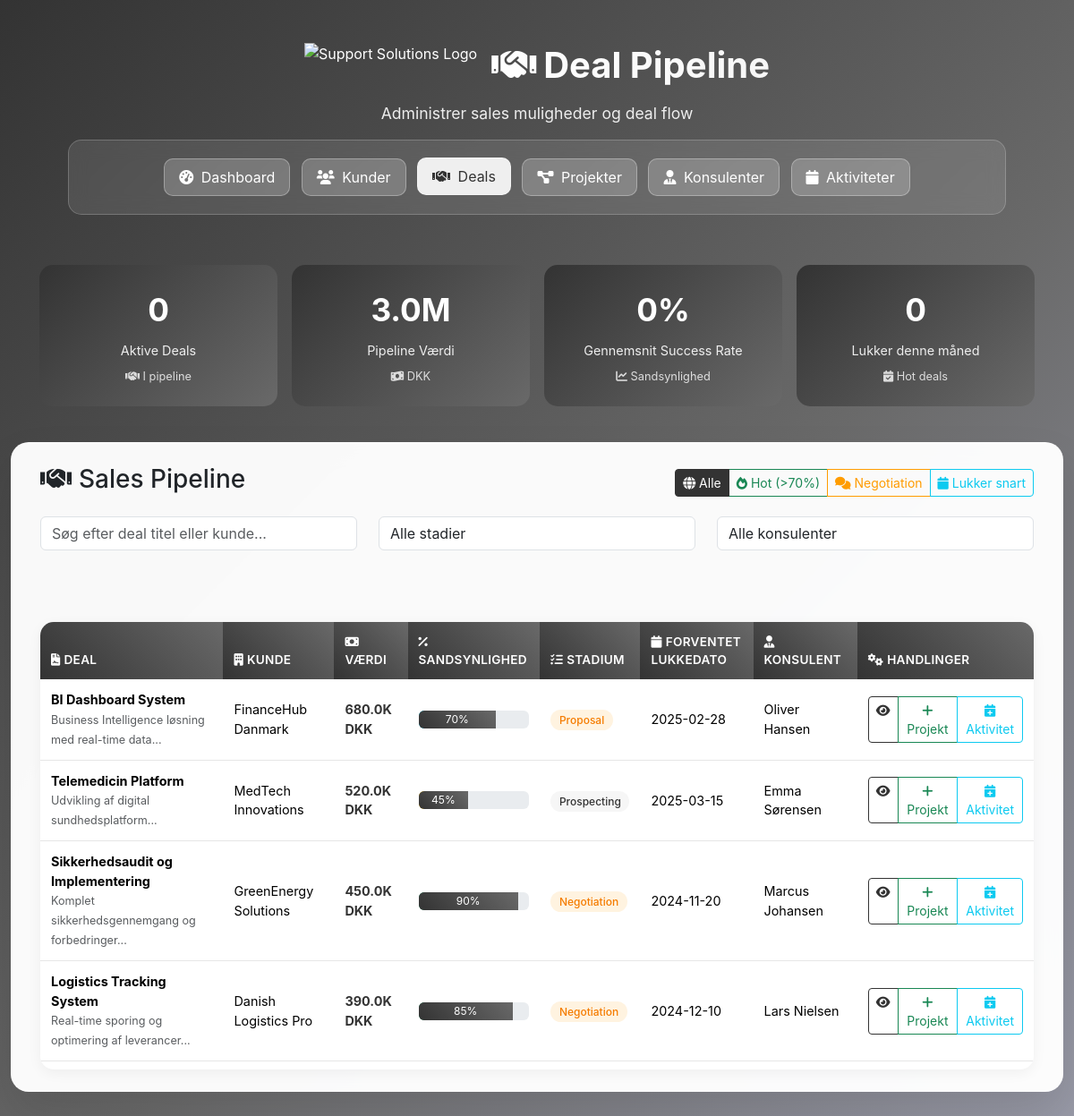
Page /deals on the committed database.
### tables this page shows
CREATE TABLE deals (
    id INTEGER PRIMARY KEY AUTOINCREMENT,
    customer_id INTEGER,
    title TEXT NOT NULL,
    description TEXT,
    value REAL NOT NULL,
    probability INTEGER DEFAULT 50, -- 0-100%
    stage TEXT DEFAULT 'Prospecting', -- Prospecting, Qualified, Proposal, Negotiation, Closed Won, Closed Lost
    expected_close_date DATE,
    assigned_consultant_id INTEGER,
    created_at DATETIME DEFAULT CURRENT_TIMESTAMP,
    updated_at DATETIME DEFAULT CURRENT_TIMESTAMP,
    FOREIGN KEY(customer_id) REFERENCES customers(id),
    FOREIGN KEY(assigned_consultant_id) REFERENCES consultants(id)
);

CREATE TABLE customers (
    id INTEGER PRIMARY KEY AUTOINCREMENT,
    company_name TEXT NOT NULL,
    contact_person TEXT NOT NULL,
    email TEXT NOT NULL,
    phone TEXT,
    address TEXT,
    city TEXT,
    postal_code TEXT,
    industry TEXT,
    company_size TEXT, -- Small, Medium, Large, Enterprise
    status TEXT DEFAULT 'Active', -- Active, Inactive, Prospect
    customer_since DATE,
    total_value REAL DEFAULT 0,
    notes TEXT,
    created_at DATETIME DEFAULT CURRENT_TIMESTAMP
);

CREATE TABLE consultants (
    id INTEGER PRIMARY KEY AUTOINCREMENT,
    name TEXT NOT NULL,
    email TEXT NOT NULL,
    phone TEXT,
    speciality TEXT, -- DevOps, Cloud, Security, Web Development, etc.
    hourly_rate REAL,
    status TEXT DEFAULT 'Active', -- Active, Inactive, On Leave
    hire_date DATE,
    created_at DATETIME DEFAULT CURRENT_TIMESTAMP
);

### web.py (the view)
@app.route("/deals")
def deals():
    try:
        deals_data = run_query("""
            SELECT d.*, c.company_name as customer_name,
                   co.name as consultant_name
            FROM deals d
            LEFT JOIN customers c ON d.customer_id = c.id
            LEFT JOIN consultants co ON d.assigned_consultant_id = co.id
            ORDER BY d.value DESC
        """)
        stats = {
            'total': len(deals_data),
            'total_value': sum([d['value'] for d in deals_data]),
            'won': len([d for d in deals_data if d['stage'] == 'Closed Won']),
            'pipeline_value': sum([d['value'] for d in deals_data if d['stage'] not in ['Closed Won', 'Closed Lost']])
        }
        return render_template("deals.html", deals=deals_data, stats=stats)
    except Exception as e:
        return render_template("deals.html", deals=[], stats={}, error=str(e))

### templates/deals.html (shortened to what this page needs)
<!DOCTYPE html>
<html lang="da">
<head>
    <link href="https://cdn.jsdelivr.net/npm/bootstrap@5.3.2/dist/css/bootstrap.min.css" rel="stylesheet">
    <link href="https://cdnjs.cloudflare.com/ajax/libs/font-awesome/6.0.0/css/all.min.css" rel="stylesheet">
    <link rel="stylesheet" href="{{ url_for('static', filename='style.css') }}">
</head>
<body>
    <div class="main-container">
        <div class="container-fluid">
            <div class="hero-section">
                <div class="d-flex align-items-center justify-content-center mb-3">
                    <img src="https://support-solutions.dk/wp-content/uploads/Logo-hvid-web.png"
                         alt="Support Solutions Logo"
                         style="height: 50px; width: auto; margin-right: 1rem;">
                    <h1 class="hero-title mb-0">
                        <i class="fas fa-handshake me-2"></i>Deal Pipeline
                    </h1>
                </div>
                <p class="hero-subtitle">
                    Administrer sales muligheder og deal flow
                </p>
                <div class="crm-nav">
                    <a href="/" class="nav-btn">
                        <i class="fas fa-tachometer-alt me-1"></i> Dashboard
                    </a>
                    <a href="/customers" class="nav-btn">
                        <i class="fas fa-users me-1"></i> Kunder
                    </a>
                    <a href="/deals" class="nav-btn active">
                        <i class="fas fa-handshake me-1"></i> Deals
                    </a>
                    <a href="/projects" class="nav-btn">
                        <i class="fas fa-project-diagram me-1"></i> Projekter
                    </a>
                    <a href="/consultants" class="nav-btn">
                        <i class="fas fa-user-tie me-1"></i> Konsulenter
                    </a>
                    <a href="/activities" class="nav-btn">
                        <i class="fas fa-calendar me-1"></i> Aktiviteter
                    </a>
                </div>
            </div>
            <div class="quick-insights">
                <div class="insight-card">
                    <div class="insight-number">{{ stats.total_deals or 0 }}</div>
                    <div class="insight-label">Aktive Deals</div>
                    <div class="insight-trend"><i class="fas fa-handshake"></i> I pipeline</div>
                </div>
                <div class="insight-card">
                    <div class="insight-number">{{ (stats.total_value/1000000)|round(1) if stats.total_value else 0 }}M</div>
                    <div class="insight-label">Pipeline Værdi</div>
                    <div class="insight-trend"><i class="fas fa-money-bill-wave"></i> DKK</div>
                </div>
                <div class="insight-card">
                    <div class="insight-number">{{ stats.avg_probability|round(0) if stats.avg_probability else 0 }}%</div>
                    <div class="insight-label">Gennemsnit Success Rate</div>
                    <div class="insight-trend"><i class="fas fa-chart-line"></i> Sandsynlighed</div>
                </div>
                <div class="insight-card">
                    <div class="insight-number">{{ stats.closing_this_month or 0 }}</div>
                    <div class="insight-label">Lukker denne måned</div>
                    <div class="insight-trend"><i class="fas fa-calendar-check"></i> Hot deals</div>
                </div>
            </div>
            <div class="glass-card">
                <div class="search-section">
                    <div class="d-flex justify-content-between align-items-center mb-3">
                        <h3><i class="fas fa-handshake me-2"></i>Sales Pipeline</h3>
                        <div class="btn-group">
                            <button class="btn btn-outline-primary btn-sm active" onclick="filterDeals('all')">
                                <i class="fas fa-globe"></i> Alle
                            </button>
                            <button class="btn btn-outline-success btn-sm" onclick="filterDeals('hot')">
                                <i class="fas fa-fire"></i> Hot (>70%)
                            </button>
                            <button class="btn btn-outline-warning btn-sm" onclick="filterDeals('negotiation')">
                                <i class="fas fa-comments"></i> Negotiation
                            </button>
                            <button class="btn btn-outline-info btn-sm" onclick="filterDeals('closing')">
                                <i class="fas fa-calendar"></i> Lukker snart
                            </button>
                        </div>
                    </div>
                    <div class="row mb-3">
                        <div class="col-md-4">
                            <input type="text" class="form-control" id="dealSearch" placeholder="Søg efter deal titel eller kunde...">
                        </div>
                        <div class="col-md-4">
                            <select class="form-control" id="stageFilter">
                                <option value="">Alle stadier</option>
                            </select>
                        </div>
                        <div class="col-md-4">
                            <select class="form-control" id="consultantFilter">
                                <option value="">Alle konsulenter</option>
                            </select>
                        </div>
                    </div>
                </div>
                <div class="result-section">
                    <div class="table-responsive">
                        <table class="table" id="dealTable">
                            <thead>
                                <tr>
                                    <th><i class="fas fa-file-contract me-1"></i>Deal</th>
                                    <th><i class="fas fa-building me-1"></i>Kunde</th>
                                    <th><i class="fas fa-money-bill me-1"></i>Værdi</th>
                                    <th><i class="fas fa-percentage me-1"></i>Sandsynlighed</th>
                                    <th><i class="fas fa-tasks me-1"></i>Stadium</th>
                                    <th><i class="fas fa-calendar me-1"></i>Forventet lukkedato</th>
                                    <th><i class="fas fa-user-tie me-1"></i>Konsulent</th>
                                    <th><i class="fas fa-cogs me-1"></i>Handlinger</th>
                                </tr>
                            </thead>
                            <tbody>
                                {% for deal in deals %}
                                <tr data-stage="{{ deal.stage }}" data-probability="{{ deal.probability }}" data-consultant="{{ deal.assigned_consultant_id }}">
                                    <td>
                                        <strong>{{ deal.title }}</strong>
                                        {% if deal.description %}
                                        <br><small class="text-muted">{{ deal.description[:50] }}...</small>
                                        {% endif %}
                                    </td>
                                    <td>{{ deal.customer_name or 'Ikke tildelt' }}</td>
                                    <td>
                                        <strong class="text-primary">
                                            {% if deal.value > 1000000 %}
                                                {{ (deal.value/1000000)|round(1) }}M DKK
                                            {% elif deal.value > 1000 %}
                                                {{ (deal.value/1000)|round(0) }}K DKK
                                            {% else %}
                                                {{ deal.value|round(0) }} DKK
                                            {% endif %}
                                        </strong>
                                    </td>
                                    <td>
                                        <div class="progress" style="height: 20px;">
                                            <div class="progress-bar
                                                {% if deal.probability >= 80 %}bg-success{% endif %}
                                                {% if deal.probability >= 60 and deal.probability < 80 %}bg-info{% endif %}
                                                {% if deal.probability >= 40 and deal.probability < 60 %}bg-warning{% endif %}
                                                {% if deal.probability < 40 %}bg-danger{% endif %}"
                                                data-width="{{ deal.probability }}">
                                                {{ deal.probability }}%
                                            </div>
                                        </div>
                                    </td>
                                    <td>
                                        <span class="status-badge
                                            {% if deal.stage == 'Negotiation' %}badge-progress{% endif %}
                                            {% if deal.stage == 'Proposal' %}badge-progress{% endif %}
                                            {% if deal.stage == 'Prospecting' %}badge-planning{% endif %}
                                        ">{{ deal.stage }}</span>
                                    </td>
                                    <td>{{ deal.expected_close_date or 'TBD' }}</td>
                                    <td>{{ deal.consultant_name or 'Ikke tildelt' }}</td>
                                    <td>
                                        <div class="btn-group btn-group-sm">
                                            <a href="/deal/{{ deal.id }}" class="btn btn-outline-primary">
                                                <i class="fas fa-eye"></i>
                                            </a>
                                                                                        <button class="btn btn-outline-success" data-deal-id="{{ deal.id }}" onclick="createProject(this.dataset.dealId)">
                                                <i class="fas fa-plus"></i> Projekt
                                            </button>
                                            <button class="btn btn-outline-info" data-deal-id="{{ deal.id }}" onclick="addActivity(this.dataset.dealId)">
                                                <i class="fas fa-calendar-plus"></i> Aktivitet
                                            </button>
                                        </div>
                                    </td>
                                </tr>
                                {% endfor %}
                            </tbody>
                        </table>
                    </div>
                </div>
            </div>
        </div>
    </div>
</body>
</html>

### rows in the picture
deals: title "BI Dashboard System", description "Business Intelligence løsning med real-time data", company_name "FinanceHub Danmark", (deal.value/1000)|round(0) "680.0", probability "70", stage "Proposal", expected_close_date "2025-02-28", name "Oliver Hansen"
deals: title "Telemedicin Platform", description "Udvikling af digital sundhedsplatform", company_name "MedTech Innovations", (deal.value/1000)|round(0) "520.0", probability "45", stage "Prospecting", expected_close_date "2025-03-15", name "Emma Sørensen"
deals: title "Sikkerhedsaudit og Implementering", description "Komplet sikkerhedsgennemgang og forbedringer", company_name "GreenEnergy Solutions", (deal.value/1000)|round(0) "450.0", probability "90", stage "Negotiation", expected_close_date "2024-11-20", name "Marcus Johansen"
deals: title "Logistics Tracking System", description "Real-time sporing og optimering af leverancer", company_name "Danish Logistics Pro", (deal.value/1000)|round(0) "390.0", probability "85", stage "Negotiation", expected_close_date "2024-12-10", name "Lars Nielsen"

### other values in the picture
{{ stats.total_deals or 0 }} "0"
{{ (stats.total_value/1000000)|round(1) if stats.total_value else 0 }} "3.0"
{{ stats.avg_probability|round(0) if stats.avg_probability else 0 }} "0"
{{ stats.closing_this_month or 0 }} "0"
